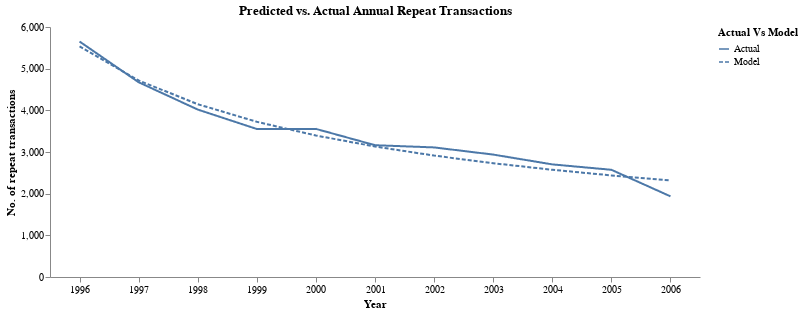

The code cell stored with this chart in its notebook:
### Markdown cell above
### Tracking Plots

### Code cell
act_yearly_repeat = donation_data().select(pl.col('*').exclude('ID', '1995')).sum().collect().to_numpy()
act_cum_repeat = act_yearly_repeat.cumsum()


years = donation_data().select(pl.col('*').exclude('ID')).collect().columns
A1 = alpha / (alpha + beta)
A2 = 1/(gamma-1)
n = np.arange(1, len(years))
A3 = np.exp(gammaln(delta+n+1)+gammaln(gamma+delta)-gammaln(delta)-gammaln(gamma+delta+n))
E_X_n = A1 * (delta*A2-A2*A3)

est_cum_repeat = np.sum(rfm_array[:,3]) * E_X_n
est_yearly_repeat = np.diff(est_cum_repeat, prepend=0)

yearly_repeat = pl.DataFrame({'Year': years[1:], 'Actual': act_yearly_repeat.flatten(), 'Model': est_yearly_repeat.flatten()})
yearly_repeat = yearly_repeat.unpivot(on=['Actual', 'Model'], index='Year', variable_name='Actual Vs Model', value_name='Repeat Trans')
cum_repeat = pl.DataFrame({'Year': years[1:], 'Actual': act_cum_repeat.flatten(), 'Model': est_cum_repeat.flatten()})
cum_repeat = cum_repeat.unpivot(on=['Actual', 'Model'], index='Year', variable_name='Actual Vs Model', value_name='Repeat Trans')

(
    alt.Chart(yearly_repeat).mark_line().encode(
        x=alt.X('Year', axis=alt.Axis(labelAngle=0)),
        y=alt.Y('Repeat Trans', title='No. of repeat transactions'),
        strokeDash='Actual Vs Model'
    ).properties(
            width=650,
            height=250,
            title='Predicted vs. Actual Annual Repeat Transactions'
    ).configure_view(stroke=None).configure_axisY(grid=False).configure_axisX(grid=False)  
)

### Figure 1 — Vega-Lite specification as saved in the notebook (floating-point values rounded to 4 significant figures)
{"$schema": "https://vega.github.io/schema/vega-lite/v5.20.1.json", "config": {"axisX": {"grid": false}, "axisY": {"grid": false}, "view": {"continuousHeight": 300, "continuousWidth": 300, "stroke": null}}, "data": {"name": "data-08cb06c807e241b0a8b5aea055b88608"}, "datasets": {"data-08cb06c807e241b0a8b5aea055b88608": [{"Actual Vs Model": "Actual", "Repeat Trans": 5652, "Year": "1996"}, {"Actual Vs Model": "Actual", "Repeat Trans": 4674, "Year": "1997"}, {"Actual Vs Model": "Actual", "Repeat Trans": 4019, "Year": "1998"}, {"Actual Vs Model": "Actual", "Repeat Trans": 3552, "Year": "1999"}, {"Actual Vs Model": "Actual", "Repeat Trans": 3555, "Year": "2000"}, {"Actual Vs Model": "Actual", "Repeat Trans": 3163, "Year": "2001"}, {"Actual Vs Model": "Actual", "Repeat Trans": 3110, "Year": "2002"}, {"Actual Vs Model": "Actual", "Repeat Trans": 2938, "Year": "2003"}, {"Actual Vs Model": "Actual", "Repeat Trans": 2703, "Year": "2004"}, {"Actual Vs Model": "Actual", "Repeat Trans": 2573, "Year": "2005"}, {"Actual Vs Model": "Actual", "Repeat Trans": 1936, "Year": "2006"}, {"Actual Vs Model": "Model", "Repeat Trans": 5536.0, "Year": "1996"}, {"Actual Vs Model": "Model", "Repeat Trans": 4717.0, "Year": "1997"}, {"Actual Vs Model": "Model", "Repeat Trans": 4148.0, "Year": "1998"}, {"Actual Vs Model": "Model", "Repeat Trans": 3725.0, "Year": "1999"}, {"Actual Vs Model": "Model", "Repeat Trans": 3396.0, "Year": "2000"}, {"Actual Vs Model": "Model", "Repeat Trans": 3132.0, "Year": "2001"}, {"Actual Vs Model": "Model", "Repeat Trans": 2914.0, "Year": "2002"}, {"Actual Vs Model": "Model", "Repeat Trans": 2731.0, "Year": "2003"}, {"Actual Vs Model": "Model", "Repeat Trans": 2574.0, "Year": "2004"}, {"Actual Vs Model": "Model", "Repeat Trans": 2438.0, "Year": "2005"}, {"Actual Vs Model": "Model", "Repeat Trans": 2319.0, "Year": "2006"}]}, "encoding": {"strokeDash": {"field": "Actual Vs Model", "type": "nominal"}, "x": {"axis": {"labelAngle": 0}, "field": "Year", "type": "nominal"}, "y": {"field": "Repeat Trans", "title": "No. of repeat transactions", "type": "quantitative"}}, "height": 250, "mark": {"type": "line"}, "title": "Predicted vs. Actual Annual Repeat Transactions", "width": 650}
